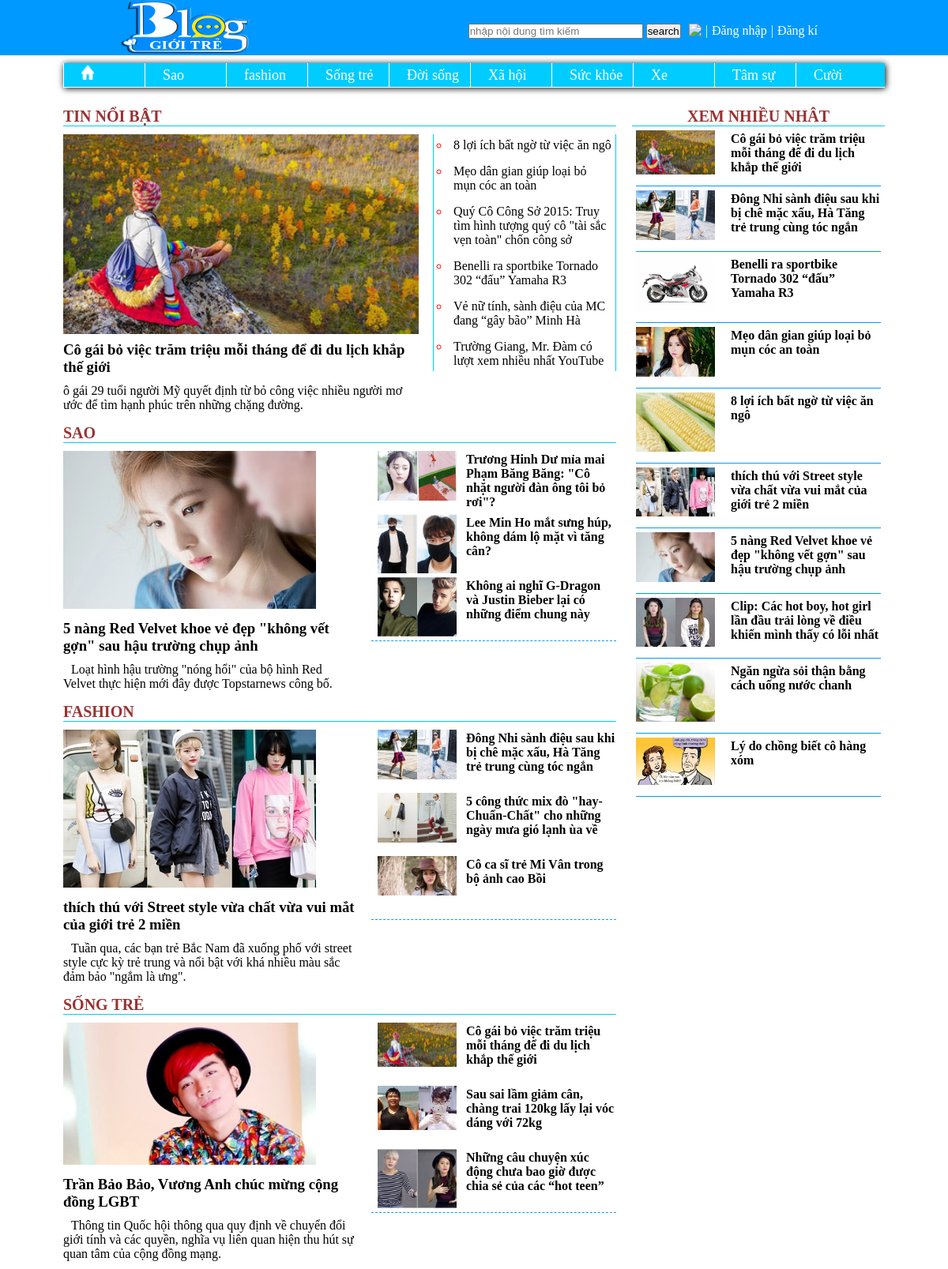
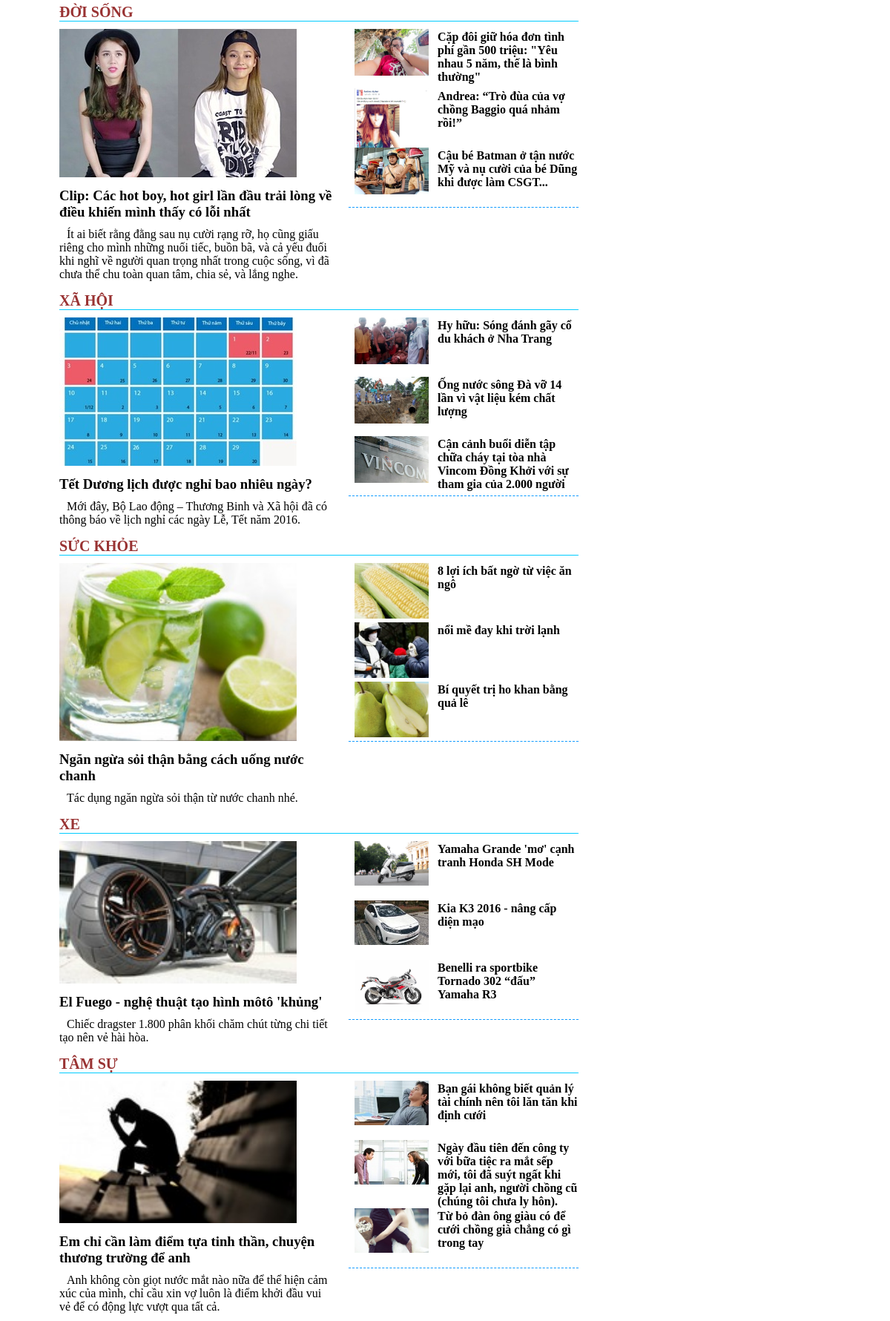
The page / (upper part) on the database its author committed (2 pictures, top to bottom).
### tables this page shows
CREATE TABLE IF NOT EXISTS `category` (
  `cate_id` int(10) unsigned NOT NULL AUTO_INCREMENT,
  `cate_title` varchar(20) NOT NULL,
  PRIMARY KEY (`cate_id`)
);

CREATE TABLE IF NOT EXISTS `news` (
  `news_id` int(10) unsigned NOT NULL AUTO_INCREMENT,
  `title` varchar(255) NOT NULL,
  `images` varchar(255) NOT NULL,
  `introduce` text NOT NULL,
  `content` longtext NOT NULL,
  `views` int(10) NOT NULL,
  `hot_news` int(1) NOT NULL,
  `cate_id` int(10) NOT NULL,
  PRIMARY KEY (`news_id`),
  KEY `cate_id` (`cate_id`)
);

### index.php (the view, shortened to what this page needs)
<?php
	require("templates/header.php");
?>
    <div id="left">
        <div class="title">tin nổi bật</div>
        <div id="content">
            <div id="content-left">
            <?php
            $result=mysql_query("select news_id,images,title,introduce from news where hot_news=1 order by news_id desc");
            $data=mysql_fetch_assoc($result);
            ?>
                <img src='library/images/<?php echo"$data[images]"?>'>
                <h3><a href='detail.php?id=<?php echo"$data[news_id]"?>' target='_brank'><?php echo "$data[title]"?></a></h3>
                <p><?php echo"$data[introduce]"?></p>
            </div>
            <div id="content-right">
                <ul>
                <?php
                    $result2=mysql_query("select news_id,title from news where hot_news=1 order by news_id desc limit 1,6");
                    while($data2=mysql_fetch_assoc($result2))
                    {
                ?>
                    <li><a href='detail.php?id=<?php echo"$data2[news_id]"?>'target='_brank'><?php echo"$data2[title]"?></a></li>
                <?php
                    }
                ?>
                </ul>
            </div>
        </div>
       <?php
        echo"<div class='news'>";
        $result5=mysql_query("select cate_id,cate_title from category");
        while($data5=mysql_fetch_assoc($result5))
        {
        ?>
           <div class='title'><?php echo"$data5[cate_title]"?></div>
           <div class='article'>
            <?php
            $result3=mysql_query("select news_id,title,images,introduce from news where cate_id=$data5[cate_id] order by news_id desc");
            $data3=mysql_fetch_assoc($result3);
            ?>
              <img src='library/images/<?php echo"$data3[images]"?>' width='320px'/>
               <h3><a href='detail2.php?id=<?php echo "$data3[news_id]"?>' target='_brank'><?php echo"$data3[title]"?></a></h3>
               <p><?php echo"$data3[introduce]"?></p>
            </div>
            <div class='list-article'>
               <ul>
                   <li>
                   <?php
                    $result4=mysql_query("select news_id,title,images from news where cate_id=$data5[cate_id] order by news_id desc limit 1,3");
                    while($data4=mysql_fetch_assoc($result4))
                    {
                    ?>
                         <a href='detail2.php?id=<?php echo"$data4[news_id]"?>' target='_brank'>
                        <div class='list-img'>
                            <img src='library/images/<?php echo"$data4[images]"?>' width='100px'/>
                       </div>
                        <div class='list-title'>
                            <h4><?php echo"$data4[title]"?></h4>
                        </div>
                            </a>
                    <?php
                    }
                    ?>
                    </li>
                </ul>
          </div>
    <?php
		}
    ?>
    </div>
    </div>
   </div>
<?php
	require("templates/content-right.php");
	require("templates/footer.php");
?>

### templates/header.php (shortened to what this page needs)
<!DOCTYPE html>
    <head>
    <link rel="stylesheet" type="text/css" href="style.css"/>
    </head>
    <body>
            <div id="top">
            	<div id="top-left">
                	<a href="index.php">
                    	<img src="image/logo-bloggioitre.png" width="272" height="70">
                    </a>
                </div>
            	<div id="top-right">
                	<ul>
                    	<li>
                        	<form action="seach.php" method="get">
                        	  <input type="text" placeholder="nhập nội dung tìm kiếm" size="25px" name="seach"/>
                        	  <input type="submit" value="search" style="margin-right:5px;"/>
                          	</form>
                        </li>
                    <?php
						if(isset($_SESSION["username"]))
						{
							echo "Welcome  ".$_SESSION['username']. " ,<a href='logout.php'>(logout)</a>";
						}
						else
						{
                    	echo"<li><img src='image/login.png'></li>";
                        echo"<li>|</li>";
                        echo"<li><a href='login.php'>Đăng nhập</a></li>";
                        echo"<li>|</li>";
                        echo"<li><a href='register.php'>Đăng kí</a></li>";
						}
					?>
                    </ul>
                </div>
            </div>
            <div id="website">
            <div id="menu">
                <ul>
                    <li><a href="index.php"><img src="home_icon.png" width="16px" height="18px"/></a></li>
                    <?php
					$result=mysql_query("select cate_id,cate_title from category");
					while($data=mysql_fetch_assoc($result))
					{
                    	echo"<li><a href='category.php?id=$data[cate_id]'>$data[cate_title]</li>";
					}
                    ?>
                </ul>
        	</div>
            <div id="wrapper">

### templates/content-right.php (shortened to what this page needs)
       <div id="right">
           	<div id="category">xem nhiều nhât</div>
           	<div class="list-box">
               <?php
$result=mysql_query("select news_id,title,images from news order by views desc limit 10");
              		echo"<ul>";
	while($data=mysql_fetch_assoc($result))
	{
                   	echo"<li>";
                       	echo"<a href='detail.php?id=$data[news_id]'>";
                              echo"<div class='img'>";
                                   echo"<img src='library/images/$data[images]' width='100px'/>";
                               echo"</div>";
                               echo"<div class='list-category'>";
                                   echo"<h4>$data[title]</h4>";
                               echo"</div>";
                       	echo"</a>";
                       echo"</li>";
	}
                  echo"</ul>";
   ?>
              </div>
           </div>

### style.css (style rules this page uses)
* { margin:0px; padding:0px; }
body { background:; }
a { text-decoration:none; color:#000; }
#website { width:1040px; margin:auto; background:#FFF; box-shadow:1px 1px 8px #000; }
#top { width:100%; height:70px; background:#09F; }
#top-left { float:left; margin-left:100px; }
#top-right { float:right; margin:30px 160px 0px 0px; }
#top-right li { float:left; padding-right:5px; list-style:none; color:#FFF; }
#top-right a { color:#FFF; }
#menu { position:static; margin:auto; margin-top:10px; width::1000px; height:30px; background:#0CF; }
#menu li { float:left; margin:auto; list-style:none; width:100px; line-height:30px; padding-left:2px; border-left:1px solid #FFF; }
#menu li a { text-decoration:none; color:#FFF; text-align:center; font-size:18px; padding-left:20px; }
#wrapper { width:auto; height:auto; }
#left { float:left; width:700px; margin-top:10px; }
#content { width:auto; margin-top:10px; }
.title { text-transform:uppercase; border-bottom:1px solid #0CF; color:#933; font-weight:bold; font-size:20px; margin-top:15px; }
#content-left { float:left; width:450px; height:auto; }
#content-left img { width:100%; }
#content-left h3 { padding-top:5px; padding-bottom:10px; }
#content-right { float:right; width:230px; height:300px; border-left:1px solid #0CF; border-right:1px solid #0CF; }
#content-right li { list-style:circle; padding:5px 5px 10px 5px; margin-left: 20px; color:#F00; }
.news { width:700px; height:400px; }
.article { float:left; width:370px; margin-top:10px; }
.article h3 { margin-top:10px; margin-bottom:10px; }
.article p { text-indent:10px; }
.list-article { float:right; width:310px; height:auto; }
.list-article li { list-style:none; padding-top:10px; padding-left:8px; border-bottom:1px dashed #0099FF; }
.list-img { width:auto; height:80px; float:left; }
.list-title { float:right; width:190px; margin-top:2px; }
#right { margin-top:10px; float:right; width:320px; }
#category { font-size:20px; font-weight:bold; border-bottom:1px solid #0CF; text-transform:uppercase; color:#933; text-align:center; margin-top:15px; }
.list-box li { list-style:none; margin:5px; border-bottom:1px solid #09F; padding-bottom:10px; }
.img { width:120px; height:auto; float:left; }
.list-category { float:right; width:190px; margin-top:2px; }

### templates/header.php (style rules this page uses)
#exit-ads a { background:#09F; padding:2px 4px; color:#FFF; }

### rows shown on the page
category: cate_title "Sao", cate_title "SAO", news.images (picture), news.title "5 nàng Red Velvet khoe vẻ đẹp \"không vết gợn\" sau hậu trường chụp ảnh", news.introduce "Loạt hình hậu trường \"nóng hổi\" của bộ hình Red Velvet thực hiện mới đây được Topstarnews công bố."
category: cate_title "fashion", cate_title "FASHION", news.images (picture), news.title "thích thú với Street style vừa chất vừa vui mắt của giới trẻ 2 miền", news.introduce "Tuần qua, các bạn trẻ Bắc Nam đã xuống phố với street style cực kỳ trẻ trung và nổi bật với khá nhiều màu sắc đảm bảo \"ngắm là ưng\"."
category: cate_title "Sống trẻ", cate_title "SỐNG TRẺ", news.images (picture), news.title "Trần Bảo Bảo, Vương Anh chúc mừng cộng đồng LGBT", news.introduce "Thông tin Quốc hội thông qua quy định về chuyển đổi giới tính và các quyền, nghĩa vụ liên quan hiện thu hút sự quan tâm của cộng đồng mạng."
category: cate_title "Đời sống", cate_title "ĐỜI SỐNG", news.images (picture), news.title "Clip: Các hot boy, hot girl lần đầu trải lòng về điều khiến mình thấy có lỗi nhất", news.introduce "Ít ai biết rằng đằng sau nụ cười rạng rỡ, họ cũng giấu riêng cho mình những nuối tiếc, buồn bã, và cả yếu đuối khi nghĩ về người quan trọng nhất trong cuộc sống, vì đã chưa thể chu toàn quan tâm, chia sẻ, và lắng nghe."
category: cate_title "Xã hội", cate_title "XÃ HỘI", news.images (picture), news.title "Tết Dương lịch được nghỉ bao nhiêu ngày?", news.introduce "Mới đây, Bộ Lao động – Thương Binh và Xã hội đã có thông báo về lịch nghỉ các ngày Lễ, Tết năm 2016."
category: cate_title "Sức khỏe", cate_title "SỨC KHỎE", news.images (picture), news.title "Ngăn ngừa sỏi thận bằng cách uống nước chanh", news.introduce "Tác dụng ngăn ngừa sỏi thận từ nước chanh nhé."
category: cate_title "Xe", cate_title "XE", news.images (picture), news.title "El Fuego - nghệ thuật tạo hình môtô 'khủng'", news.introduce "Chiếc dragster 1.800 phân khối chăm chút từng chi tiết tạo nên vẻ hài hòa."
category: cate_title "Tâm sự", cate_title "TÂM SỰ", news.images (picture), news.title "Em chỉ cần làm điểm tựa tinh thần, chuyện thương trường để anh", news.introduce "Anh không còn giọt nước mắt nào nữa để thể hiện cảm xúc của mình, chỉ cầu xin vợ luôn là điểm khởi đầu vui vẻ để có động lực vượt qua tất cả."
category: cate_title "Cười"
news: images (picture), title "Cô gái bỏ việc trăm triệu mỗi tháng để đi du lịch khắp thế giới", introduce "ô gái 29 tuổi người Mỹ quyết định từ bỏ công việc nhiều người mơ ước để tìm hạnh phúc trên những chặng đường."
news: title "8 lợi ích bất ngờ từ việc ăn ngô", images (picture)
news: title "Mẹo dân gian giúp loại bỏ mụn cóc an toàn", images (picture)
news: title "Quý Cô Công Sở 2015: Truy tìm hình tượng quý cô \"tài sắc vẹn toàn\" chốn công sở"
news: title "Benelli ra sportbike Tornado 302 “đấu” Yamaha R3", images (picture)
news: title "Vẻ nữ tính, sành điệu của MC đang “gây bão” Minh Hà"
news: title "Trường Giang, Mr. Đàm có lượt xem nhiều nhất YouTube"
news: images (picture), title "Trương Hinh Dư mỉa mai Phạm Băng Băng: \"Cô nhặt người đàn ông tôi bỏ rơi\"?"
news: images (picture), title "Lee Min Ho mắt sưng húp, không dám lộ mặt vì tăng cân?"
news: images (picture), title "Không ai nghĩ G-Dragon và Justin Bieber lại có những điểm chung này"
news: images (picture), title "Đông Nhi sành điệu sau khi bị chê mặc xấu, Hà Tăng trẻ trung cùng tóc ngắn"
news: images (picture), title "5 công thức mix đò \"hay-Chuẩn-Chất\" cho những ngày mưa gió lạnh ùa về"
news: images (picture), title "Cô ca sĩ trẻ Mi Vân trong bộ ảnh cao Bồi"
news: images (picture), title "Sau sai lầm giảm cân, chàng trai 120kg lấy lại vóc dáng với 72kg"
news: images (picture), title "Những câu chuyện xúc động chưa bao giờ được chia sẻ của các “hot teen”"
news: images (picture), title "Cặp đôi giữ hóa đơn tình phí gần 500 triệu: \"Yêu nhau 5 năm, thế là bình thường\""
news: images (picture), title "Andrea: “Trò đùa của vợ chồng Baggio quá nhảm rồi!”"
news: images (picture), title "Cậu bé Batman ở tận nước Mỹ và nụ cười của bé Dũng khi được làm CSGT..."
news: images (picture), title "Hy hữu: Sóng đánh gãy cổ du khách ở Nha Trang"
news: images (picture), title "Ống nước sông Đà vỡ 14 lần vì vật liệu kém chất lượng"
news: images (picture), title "Cận cảnh buổi diễn tập chữa cháy tại tòa nhà Vincom Đồng Khởi với sự tham gia của 2.000 người"
news: images (picture), title "nổi mề đay khi trời lạnh"
news: images (picture), title "Bí quyết trị ho khan bằng quả lê"
news: images (picture), title "Yamaha Grande 'mơ' cạnh tranh Honda SH Mode"
news: images (picture), title "Kia K3 2016 - nâng cấp diện mạo"
news: images (picture), title "Bạn gái không biết quản lý tài chính nên tôi lăn tăn khi định cưới"
news: images (picture), title "Ngày đầu tiên đến công ty với bữa tiệc ra mắt sếp mới, tôi đã suýt ngất khi gặp lại anh, người chồng cũ (chúng tôi chưa ly hôn)."
news: images (picture), title "Từ bỏ đàn ông giàu có để cưới chồng già chẳng có gì trong tay"
news: images (picture), title "thích thú với Street style vừa chất vừa vui mắt của giới trẻ 2 miền"
news: images (picture), title "5 nàng Red Velvet khoe vẻ đẹp \"không vết gợn\" sau hậu trường chụp ảnh"
news: images (picture), title "Clip: Các hot boy, hot girl lần đầu trải lòng về điều khiến mình thấy có lỗi nhất"
news: images (picture), title "Ngăn ngừa sỏi thận bằng cách uống nước chanh"
news: images (picture), title "Lý do chồng biết cô hàng xóm"
